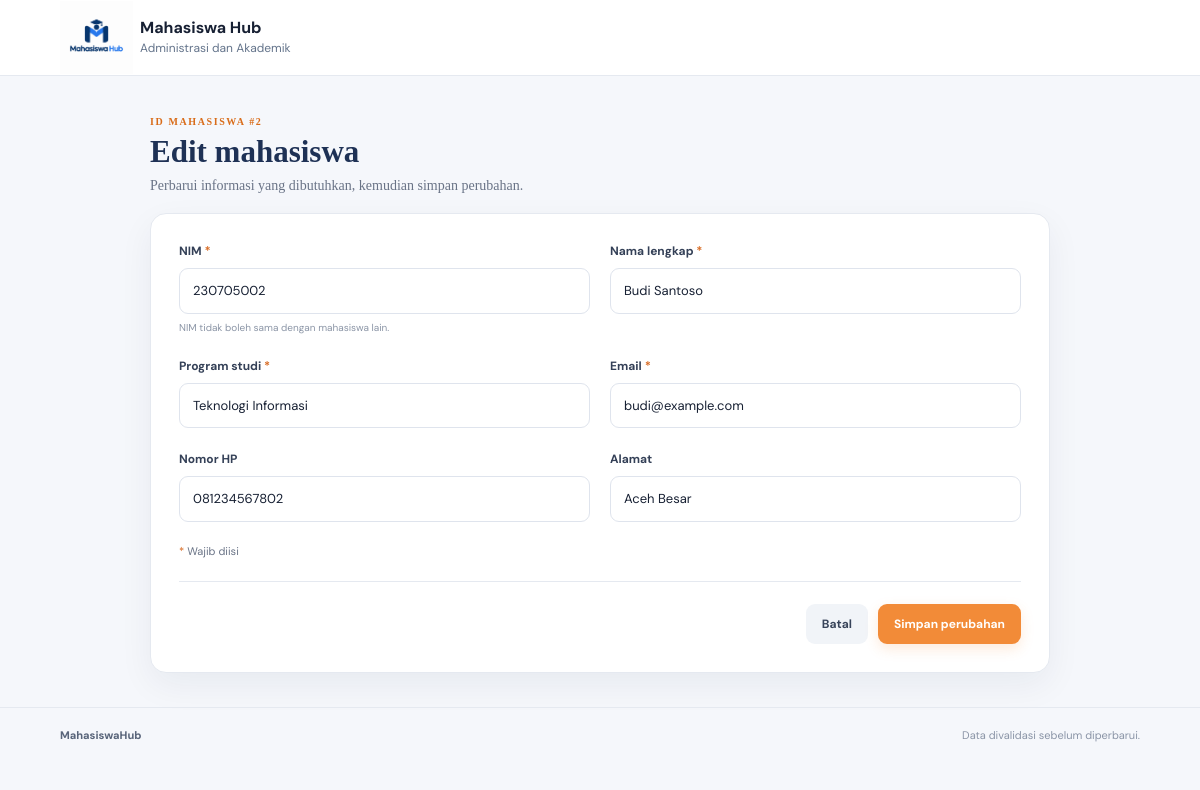
Page /edit.php?id=2 on the committed database.
### tables this page shows
CREATE TABLE IF NOT EXISTS `mahasiswa` (
  `id` int unsigned NOT NULL AUTO_INCREMENT,
  `nim` varchar(12) NOT NULL,
  `nama` varchar(100) NOT NULL,
  `prodi` varchar(50) NOT NULL,
  `email` varchar(100) DEFAULT NULL,
  `no_hp` varchar(20) DEFAULT NULL,
  `alamat` varchar(255) DEFAULT NULL,
  `created_at` timestamp NULL DEFAULT CURRENT_TIMESTAMP,
  PRIMARY KEY (`id`),
  UNIQUE KEY `nim` (`nim`)
);

### helpers.php (called while the page is built, shortened)
<?php
function e(mixed $value): string
{
    return htmlspecialchars(
        (string) $value,
        ENT_QUOTES | ENT_SUBSTITUTE,
        'UTF-8'
    );
}

### edit.php (the view, shortened to what this page needs)
<?php
require_once __DIR__ . '/helpers.php';
require_once __DIR__ . '/koneksi.php';
$id = filter_var($_GET['id'] ?? null, FILTER_VALIDATE_INT);
$find = $conn->prepare(
    'SELECT id, nim, nama, prodi, email, no_hp, alamat
     FROM mahasiswa
     WHERE id = ?'
);
$find->bind_param('i', $id);
$find->execute();
$student = $find->get_result()->fetch_assoc();
$values = [
    'nim'    => $student['nim'],
    'nama'   => $student['nama'],
    'prodi'  => $student['prodi'],
    'email'  => $student['email'],
    'no_hp'  => $student['no_hp'] ?? '',
    'alamat' => $student['alamat'] ?? ''
];
?>
<!doctype html>
<html lang="id">
<head>
    <link rel="stylesheet" href="style.css">
</head>
<body>
    <header class="topbar">
     <div class="brand">
            <img src="logo.png" alt="Logo kampus">
            <div>
                <h1>Mahasiswa Hub</h1>
                <p>Administrasi dan Akademik</p>
            </div>
        </div>
    </header>
    <main class="container form-page">
        <div class="form-intro">
            <p class="eyebrow">
                ID MAHASISWA #<?= (int) $id ?>
            </p>
            <h1>Edit mahasiswa</h1>
            <p>
                Perbarui informasi yang dibutuhkan, kemudian simpan perubahan.
            </p>
        </div>
        <section class="panel form-panel">
            <form
                method="post"
                action="edit.php?id=<?= (int) $id ?>"
                class="student-form"
            >
                <div class="form-grid">
                    <div class="field">
                        <label for="nim">
                            NIM <span>*</span>
                        </label>
                        <input
                            id="nim"
                            name="nim"
                            maxlength="12"
                            value="<?= e($values['nim']) ?>"
                            required
                            autocomplete="off"
                        >
                        <small>
                            NIM tidak boleh sama dengan mahasiswa lain.
                        </small>
                    </div>
                    <div class="field">
                        <label for="nama">
                            Nama lengkap <span>*</span>
                        </label>
                        <input
                            id="nama"
                            name="nama"
                            maxlength="100"
                            value="<?= e($values['nama']) ?>"
                            required
                        >
                    </div>
                    <div class="field">
                        <label for="prodi">
                            Program studi <span>*</span>
                        </label>
                        <input
                            id="prodi"
                            name="prodi"
                            maxlength="50"
                            value="<?= e($values['prodi']) ?>"
                            required
                        >
                    </div>
                    <div class="field">
                        <label for="email">
                            Email <span>*</span>
                        </label>
                        <input
                            id="email"
                            type="email"
                            name="email"
                            maxlength="100"
                            value="<?= e($values['email']) ?>"
                            required
                        >
                    </div>
                    <div class="field">
                        <label for="no_hp">
                            Nomor HP
                        </label>
                        <input
                            id="no_hp"
                            name="no_hp"
                            maxlength="20"
                            value="<?= e($values['no_hp']) ?>"
                        >
                    </div>
                    <div class="field">
                        <label for="alamat">
                            Alamat
                        </label>
                        <input
                            id="alamat"
                            name="alamat"
                            maxlength="255"
                            value="<?= e($values['alamat']) ?>"
                        >
                    </div>
                </div>
                <p class="required-note">
                    <span>*</span> Wajib diisi
                </p>
                <div class="form-actions">
                    <a class="button button-light" href="index.php">
                        Batal
                    </a>
                    <button
                        class="button button-primary"
                        type="submit"
                    >
                        Simpan perubahan
                    </button>
                </div>
            </form>
        </section>
    </main>
    <footer class="footer">
        <span>MahasiswaHub</span>
        <span>Data divalidasi sebelum diperbarui.</span>
    </footer>
</body>
</html>

### style.css (style rules this page uses)
:root { --ink: #172033; --muted: #697386; --line: #e5e9f0; --paper: #f5f7fb; --white: #fff; --navy: #172b4d; --orange: #f28b38; --orange-dark: #d96c19; --green: #e5f7ee; --green-ink: #18794e; --red: #fff0ef; --red-ink: #b42318; --shadow: 0 12px 34px rgba(24, 39, 75, 0.06); }
* { box-sizing: border-box; }
body { margin: 0; background: var(--paper); color: var(--ink); font-family: 'DM Sans', Arial, sans-serif; font-size: 14px; line-height: 1.5; }
a { color: inherit; text-decoration: none; }
button, input { font: inherit; }
.topbar { height: 76px; padding: 0 max(5vw, 24px); display: flex; align-items: center; justify-content: space-between; background: var(--white); border-bottom: 1px solid var(--line); }
.brand { display: flex; align-items: center; gap: 7px; margin-bottom: 0cm; }
.brand img { width: 73px; height: 73px; object-fit: contain; }
.brand h1 { margin: 0; font-size: medium; line-height: 1.2; }
.brand p { margin: 1px 0 0; color: #64748b; font-size: 12px; }
.container { width: min(1180px, 90%); margin: 44px auto 34px; }
.eyebrow { margin: 0 0 7px; color: var(--orange-dark); font-size: 10px; font-weight: 800; letter-spacing: 1.6px; font-family: "Times New Roman", Times, serif; }
.hero h1, .form-intro h1 { font-family: "Times New Roman", Times, serif; font-size: 38px; font-weight: 900; color: #1e3155; line-height: 1; margin-top: 0; margin-bottom: 16px; }
.hero-copy, .form-intro > p:last-child { max-width: 900px; margin: -1px 0 0; color: var(--muted); line-height: 7px; font-family: "Times New Roman", Times, serif; }
.button { display: inline-flex; align-items: center; justify-content: center; gap: 8px; padding: 11px 16px; border: 0; border-radius: 9px; cursor: pointer; font-size: 12px; font-weight: 700; white-space: nowrap; transition: transform 0.15s ease, background 0.15s ease; }
.button-primary { background: var(--orange); color: #fff; box-shadow: 0 5px 13px #f28b382e; }
.button-light { background: #f1f4f8; color: #38445a; }
.panel { overflow: hidden; background: var(--white); border: 1px solid var(--line); border-radius: 16px; box-shadow: var(--shadow); }
.footer { display: flex; justify-content: space-between; gap: 16px; padding: 19px max(5vw, 24px); border-top: 1px solid var(--line); color: #8a94a6; font-size: 11px; }
.footer span:first-child { color: #59657a; font-weight: 800; }
.form-page { max-width: 900px; margin-top: 38px; }
.form-intro { margin-bottom: 24px; }
.form-intro h1 { font-size: 31px; }
.form-panel { padding: 28px; }
.form-grid { display: grid; grid-template-columns: repeat(2, minmax(0, 1fr)); gap: 22px 20px; }
.field label { display: block; margin-bottom: 8px; color: #344057; font-size: 12px; font-weight: 700; }
.field label span, .required-note span { color: #d86c25; }
.field input { width: 100%; padding: 12px 13px; border: 1px solid #dfe4ed; border-radius: 9px; outline: none; background: #fff; color: var(--ink); font-size: 13px; }
.field input::placeholder { color: #a2aaba; }
.field small { display: block; margin-top: 6px; color: #8b95a6; font-size: 10px; }
.required-note { margin: 21px 0 0; color: var(--muted); font-size: 11px; }
.form-actions { display: flex; justify-content: flex-end; gap: 10px; margin-top: 22px; padding-top: 22px; border-top: 1px solid var(--line); }

### rows in the picture
mahasiswa: nim "230705002", nama "Budi Santoso", prodi "Teknologi Informasi", email "budi@example.com", no_hp "081234567802", alamat "Aceh Besar"

### other values in the picture
$id "2"
